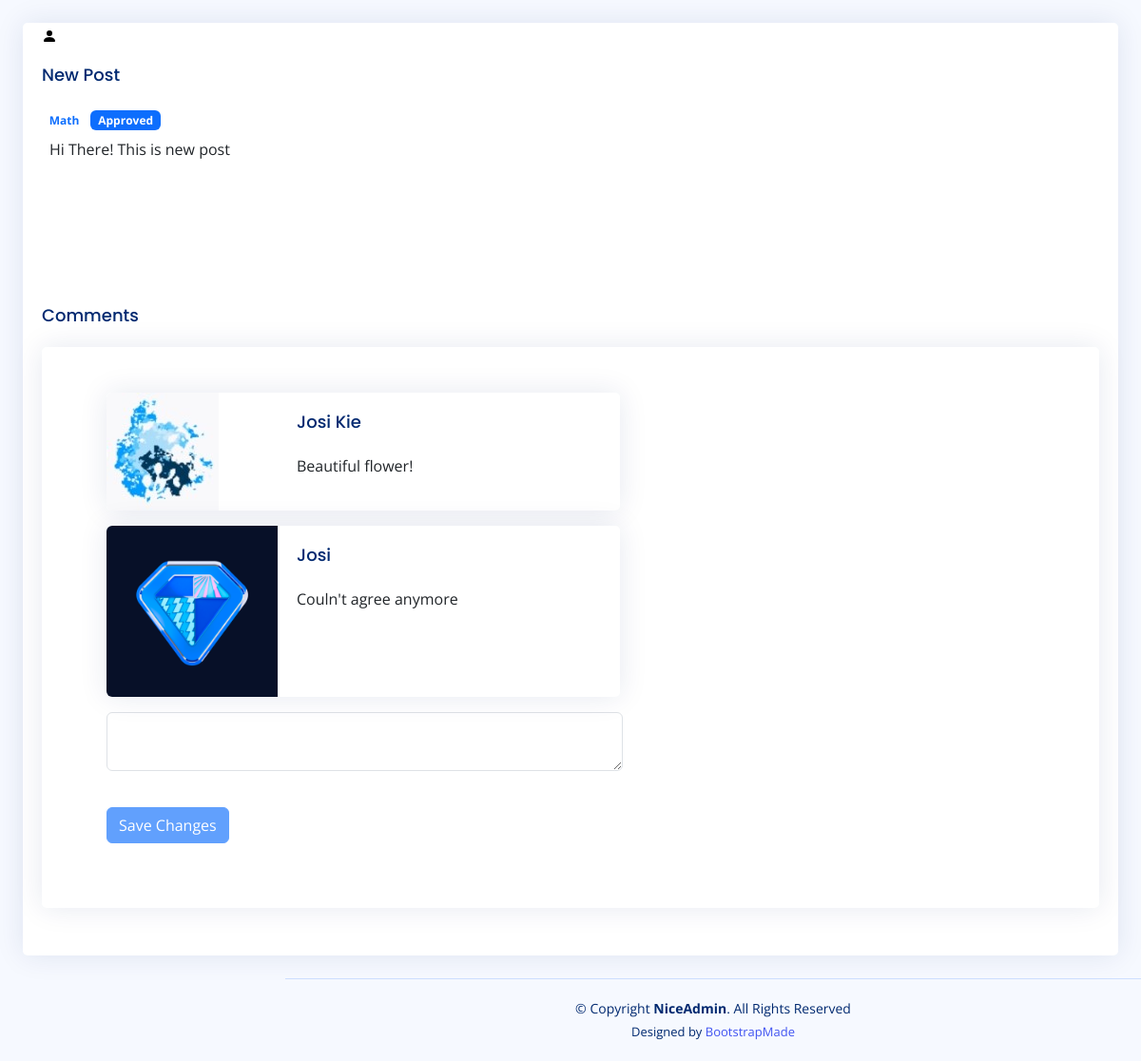
The page /detail_post/detail/12 on the database its author committed.
### tables this page shows
CREATE TABLE `posts` (
  `id` int(11) NOT NULL,
  `date` date NOT NULL,
  `title` varchar(256) NOT NULL,
  `slug` varchar(255) DEFAULT NULL,
  `image` varchar(255) NOT NULL,
  `article` text NOT NULL,
  `approval` tinyint(1) NOT NULL,
  `user_id` int(11) NOT NULL,
  `category_id` bigint(20) NOT NULL,
  `viewer` int(11) NOT NULL
);

CREATE TABLE `category` (
  `id` int(11) NOT NULL,
  `name` varchar(128) NOT NULL
);

CREATE TABLE `comments` (
  `id` int(11) NOT NULL,
  `comment_date` date NOT NULL,
  `comment_body` text NOT NULL,
  `user_id` int(11) NOT NULL,
  `post_id` int(11) NOT NULL
);

CREATE TABLE `users` (
  `id` int(11) NOT NULL,
  `name` varchar(255) NOT NULL,
  `image` varchar(300) NOT NULL,
  `email` varchar(255) NOT NULL,
  `password` varchar(255) NOT NULL,
  `role_id` int(11) NOT NULL,
  `date_created` int(11) NOT NULL
);

### application/controllers/Detail_Post.php (called while the page is built, shortened)
<?php
class Detail_Post extends MY_Controller
{
    public function detail($id) {
        $data['post'] = $this->db->get_where('posts', ['id' => $id])->row_array();
        $data['comments'] = $this->db->get_where('comments', array('post_id' => $id))->result_array();
        $this->load->view('detail_post', $data);
    }
}

### index.php (called while the page is built, shortened)
<?php
require_once BASEPATH.'core/CodeIgniter.php';

### application/views/detail_post.php (the view, shortened to what this page needs)
<!DOCTYPE html>
<html lang="en">
<head>
</head>
<body>
  <main>
    <div class="card m-4">
        <div class="card-body mb-5">
            <img src="<?= base_url('assets/img/posts/') . $post['image']?>"   class="img-fluid rounded-start" alt="...">
            <h1 class="card-title"><?= $post['title']; ?></h1>
            <div>
                <span class="badge border-primary border-1 text-primary">
                    <?=
                        $this->db->get_where('category', ['id' => $post['category_id']])->row_array()['name'];
                    ?>
                </span>
                <?php if($post['approval'] == 1) : ?>
                    <span class="badge bg-primary">Approved</span>
                <?php elseif($post['approval'] == 2) : ?>
                    <span class="badge bg-warning">Waiting for review</span>
                <?php else : ?>
                    <span class="badge bg-danger">Rejected</span>
                <?php endif; ?>
            </div>
            <div class="m-2">
                <?= $post['article']; ?>
            </div>
          </div>
        <div class="card-body mt-5">
                <h5 class="card-title">Comments</h5>
                <div class="card p-5">
                    <div class="card-body">
                        <div class="col-md-8 col-lg-9">
                                <?php foreach($comments as $c) : ?>
                                    <?php
                                        $user = $this->db->get_where('users', ['id' => $c['user_id']])->row_array();
                                    ?>
                                    <div class="card mb-3" style="max-width: 540px;">
                                        <div class="row g-0">
                                            <div class="col-md-4">
                                                <img class="img-fluid rounded-start"  src="<?= base_url('assets/img/') . $user['image']?>" alt="Profile">
                                            </div>
                                            <div class="col-md-8">
                                            <div class="card-body">
                                                <h5 class="card-title"><?= $user['name']; ?></h5>
                                                <p class="card-text"><?= $c['comment_body']; ?></p>
                                            </div>
                                            </div>
                                        </div>
                                    </div>
                                <?php endforeach; ?>
                                <form class="row g-3 needs-validation" method="post" action="<?= base_url('comment/add_comment'); ?>">
                                    <div class="mt-8">
                                        <div class="row mb-2">
                                            <div class="col-md-8 col-lg-9">
                                                <textarea name="comment" type="text" class="form-control" id="comment"></textarea>
                                            </div>
                                        </div>
                                        <div class="">
                                            <?php if(!$this->session->userdata('email')) : ?>
                                                <button type="submit" class="btn btn-primary" disabled>Save Changes</button>
                                            <?php else: ?>
                                                <button type="submit" class="btn btn-primary">Save Changes</button>
                                            <?php endif; ?>
                                        </div>
                                    </div>
                                </form>
                      </div>
                    </div>
                </div>
        </div>
    </div>
  </main>
</body>
</html>

### assets/css/style.css (style rules this page uses)
:root { scroll-behavior: smooth; }
body { font-family: "Open Sans", sans-serif; background: #f6f9ff; color: #444444; }
h1, h2, h3, h4, h5, h6 { font-family: "Nunito", sans-serif; }
.card { margin-bottom: 30px; border: none; border-radius: 5px; box-shadow: 0px 0 30px rgba(1, 41, 112, 0.1); }
.card-title { padding: 20px 0 15px 0; font-size: 18px; font-weight: 500; color: #012970; font-family: "Poppins", sans-serif; }
.card-body { padding: 0 20px 20px 20px; }

### rows shown on the page
posts: image (placeholder picture), title "New Post", category.name "Math", article "Hi There! This is new post"
comments: user.image (picture), user.name "Josi Kie", comment_body "Beautiful flower!"
comments: user.image (picture), user.name "Josi", comment_body "Couln't agree anymore"
